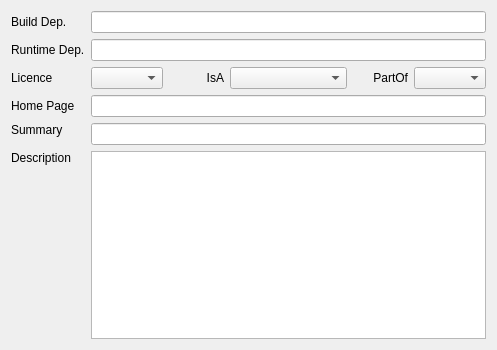
         <widget class="QWidget" name="scrollAreaWidgetContents">
          <property name="geometry">
           <rect>
            <x>0</x>
            <y>0</y>
            <width>497</width>
            <height>350</height>
           </rect>
          </property>
          <layout class="QGridLayout" name="gridLayout">
           <item row="0" column="0">
            <widget class="QLabel" name="lbl_build_dependency">
             <property name="text">
              <string>Build Dep.</string>
             </property>
            </widget>
           </item>
           <item row="0" column="1" colspan="6">
            <widget class="QLineEdit" name="le_build_dependency">
             <property name="toolTip">
              <string>&lt;!DOCTYPE HTML PUBLIC &quot;-//W3C//DTD HTML 4.0//EN&quot; &quot;http://www.w3.org/TR/REC-html40/strict.dtd&quot;&gt;
&lt;html&gt;&lt;head&gt;&lt;meta name=&quot;qrichtext&quot; content=&quot;1&quot; /&gt;&lt;style type=&quot;text/css&quot;&gt;
p, li { white-space: pre-wrap; }
&lt;/style&gt;&lt;/head&gt;&lt;body style=&quot; font-family:'Sans Serif'; font-size:9pt; font-weight:400; font-style:normal;&quot;&gt;
&lt;p style=&quot; margin-top:0px; margin-bottom:0px; margin-left:0px; margin-right:0px; -qt-block-indent:0; text-indent:0px;&quot;&gt;Comma seperated package names:&lt;/p&gt;
&lt;p style=&quot; margin-top:0px; margin-bottom:0px; margin-left:0px; margin-right:0px; -qt-block-indent:0; text-indent:0px;&quot;&gt;Qt Version From 4.6.0 And Gtk Version To 2.4 : &lt;span style=&quot; font-weight:600;&quot;&gt;qt&amp;gt;4.6.0, gtk&amp;lt;2.4&lt;/span&gt;&lt;/p&gt;
&lt;p style=&quot; margin-top:0px; margin-bottom:0px; margin-left:0px; margin-right:0px; -qt-block-indent:0; text-indent:0px;&quot;&gt;Qt Version 4.6.0 : &lt;span style=&quot; font-weight:600;&quot;&gt;qt=4.6.0&lt;/span&gt;&lt;/p&gt;&lt;/body&gt;&lt;/html&gt;</string>
             </property>
             <property name="statusTip">
              <string>Comma seperated package names.</string>
             </property>
            </widget>
           </item>
           <item row="1" column="0">
            <widget class="QLabel" name="lbl_runtime_dependency">
             <property name="text">
              <string>Runtime Dep.</string>
             </property>
            </widget>
           </item>
           <item row="1" column="1" colspan="6">
            <widget class="QLineEdit" name="le_runtime_dependency">
             <property name="toolTip">
              <string>Comma seperated package names.</string>
             </property>
             <property name="statusTip">
              <string>Comma seperated package names.</string>
             </property>
            </widget>
           </item>
           <item row="2" column="0">
            <widget class="QLabel" name="lbl_licence">
             <property name="text">
              <string>Licence</string>
             </property>
            </widget>
           </item>
           <item row="2" column="1">
            <widget class="QComboBox" name="combo_licence"/>
           </item>
           <item row="2" column="2">
            <widget class="QLabel" name="lbl_is_a">
             <property name="text">
              <string>IsA</string>
             </property>
             <property name="alignment">
              <set>Qt::AlignRight|Qt::AlignTrailing|Qt::AlignVCenter</set>
             </property>
            </widget>
           </item>
           <item row="2" column="3" colspan="2">
            <widget class="QComboBox" name="combo_is_a">
             <property name="toolTip">
              <string>Package type.</string>
             </property>
             <property name="statusTip">
              <string>Package type.</string>
             </property>
            </widget>
           </item>
           <item row="2" column="5">
            <widget class="QLabel" name="lbl_part_of">
             <property name="text">
              <string>PartOf</string>
             </property>
             <property name="alignment">
              <set>Qt::AlignRight|Qt::AlignTrailing|Qt::AlignVCenter</set>
             </property>
            </widget>
           </item>
           <item row="2" column="6">
            <widget class="QComboBox" name="combo_part_of"/>
           </item>
           <item row="3" column="0">
            <widget class="QLabel" name="lbl_src_home_page">
             <property name="text">
              <string>Home Page</string>
             </property>
            </widget>
           </item>
           <item row="3" column="1" colspan="6">
            <widget class="QLineEdit" name="le_src_home_page">
             <property name="toolTip">
              <string>Package web site.</string>
             </property>
             <property name="statusTip">
              <string>Package web site.</string>
             </property>
            </widget>
           </item>
           <item row="7" column="0">
            <widget class="QLabel" name="lbl_brief">
             <property name="text">
              <string>Summary</string>
             </property>
             <property name="alignment">
              <set>Qt::AlignLeading|Qt::AlignLeft|Qt::AlignTop</set>
             </property>
             <property name="wordWrap">
              <bool>true</bool>
             </property>
            </widget>
           </item>
           <item row="7" column="1" colspan="6">
            <widget class="QLineEdit" name="le_summary">
             <property name="toolTip">
              <string>Shows a brief description on the installer list.</string>
             </property>
             <property name="statusTip">
              <string>Shows a brief description on the installer list.</string>
             </property>
            </widget>
           </item>
           <item row="9" column="0">
            <widget class="QLabel" name="lbl_detailed">
             <property name="text">
              <string>Description</string>
             </property>
             <property name="alignment">
              <set>Qt::AlignLeading|Qt::AlignLeft|Qt::AlignTop</set>
             </property>
             <property name="wordWrap">
              <bool>true</bool>
             </property>
            </widget>
           </item>
           <item row="9" column="1" colspan="6">
            <widget class="QTextEdit" name="te_description">
             <property name="toolTip">
              <string>Shows after open detailed description. Should be continuous of the brief.</string>
             </property>
             <property name="statusTip">
              <string>Shows after open detailed description. Should be continuous of the brief.</string>
             </property>
            </widget>
           </item>
          </layout>
         </widget>
